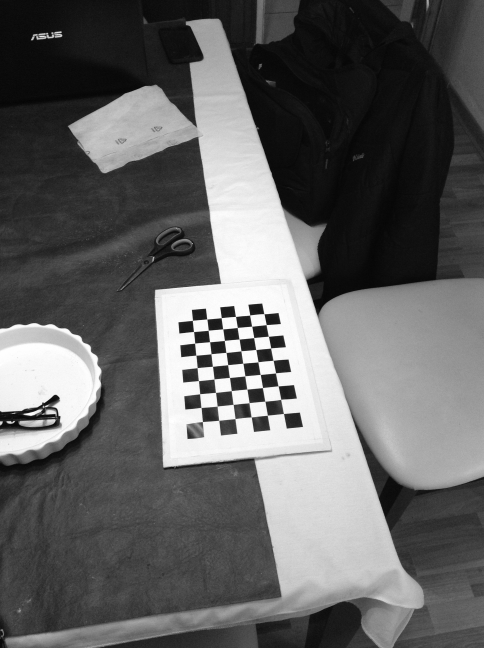
#> input picture img/calibracion/ipad/IMG_0464.JPG, 968 x 1296 px (shown at 1/2 size); its folder holds 4 pictures in this run
$ jupyter execute SFM.ipynb   (Python 2 division)   (older library calls are emulated)
#> lines starting #> are read from the running program, lines starting #| are printed output that depends on the picture
[cell 1]
import cv2
import matplotlib.pyplot as plot
from skimage.feature import (match_descriptors,corner_harris,corner_peaks,ORB,plot_matches,BRIEF)
import os
import numpy as np
from mpl_toolkits.mplot3d import Axes3D
import pcl

[cell 2]
#%matplotlib inline

[cell 3]
#matriz camara
# ----------------------------------------------------------------------->
#K = np.array([[2759.48/4, 0, 1520.69/4, 0, 2764.16/4,1006.81/4, 0, 0, 1]]).reshape(3, 3)
#d = np.array([0.0, 0.0, 0.0, 0.0, 0.0]).reshape(1, 5)
# ----------------------------------------------------------------------->
#K = np.array([56.9105,0,11.8698,0,56.9105,8.0418,0,0,1]).reshape(3, 3) #original tomada del .CAM
#d = np.array([8.641e-006, 0.0, 0.0, 0.0, 0.0]).reshape(1, 5) #matriz de distorsion original tomada del .CAM
#---------------------------------------------------
#ruta = "img/candela/ZCH0001/"
#ruta = "img/candela/ZCH0131/"
#-------------------iPad---------------------------------
K = np.array([1.36265690e+03,0.00000000e+00,1.64023565e+03,0.00000000e+00,1.53612235e+03,9.50141941e+02,0.00000000e+00,0.00000000e+00,1.00000000e+00]).reshape(3, 3) #original tomada del .CAM
d = np.array([0.08011418,-0.61232976,-0.01398522,0.01305635,1.65526059]).reshape(1, 5) #matriz de distorsion original tomada del .CAM

#---------------- Asus

#K = np.array([613.00047883,0.,612.00838457,0.,611.18905268,388.17479662,0.,0.,1.])
#d = np.array([1.50850584e-01,-4.06146770e+00,-1.36384820e-03,-7.87544469e-03,2.56253075e+01]).reshape(1, 5) #matriz de distorsion original tomada del .CAM
ruta = "img/calibracion/ipad/"

[cell 4]
lstFiles = []
lstDir = os.walk(ruta)
for root, dirs, files in lstDir:
    for fichero in files:
        (nombreFichero, extension) = os.path.splitext(fichero)
        if(extension == ".jpg" or extension == ".JPG"):
            img = cv2.imread(ruta+nombreFichero+extension,cv2.CV_8UC3)
#> img is the input picture: shape (1296, 968); min 2, max 255, mean 98.9
            #img = cv2.imread(ruta+nombreFichero+extension,1)
            if len(img.shape) == 2:
                img = cv2.cvtColor(img, cv2.COLOR_GRAY2BGR)
#> img: shape (1296, 968, 3)
            #img = cv2.resize(img,(0,0),fx=0.5, fy=0.5)
            lstFiles.append(img)
            #print (nombreFichero+extension)

[cell 5]
img1 = lstFiles[1]
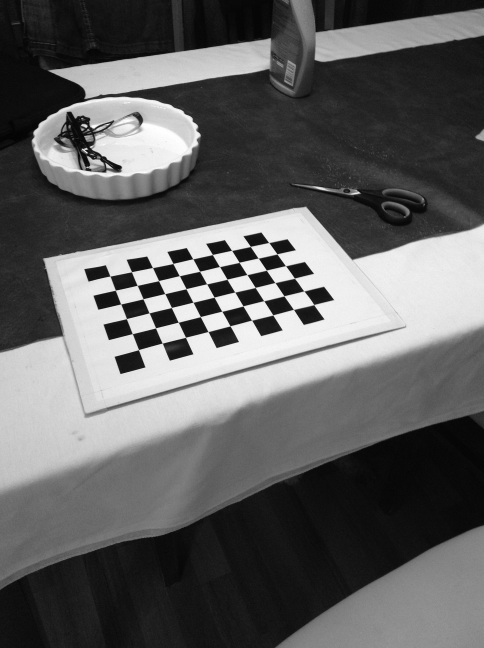
#> img1: shape (1296, 968, 3) (shown at 1/2 size); min 2, max 255, mean 97.2
img2 = lstFiles[0]

"""
#redimencion
if img1.shape[1] > 600:
    while img1.shape[1] > 2*600:
        img1 = cv2.pyrDown(img1)
        img2 = cv2.pyrDown(img2)
"""
img2 = cv2.undistort(img1, K, d)
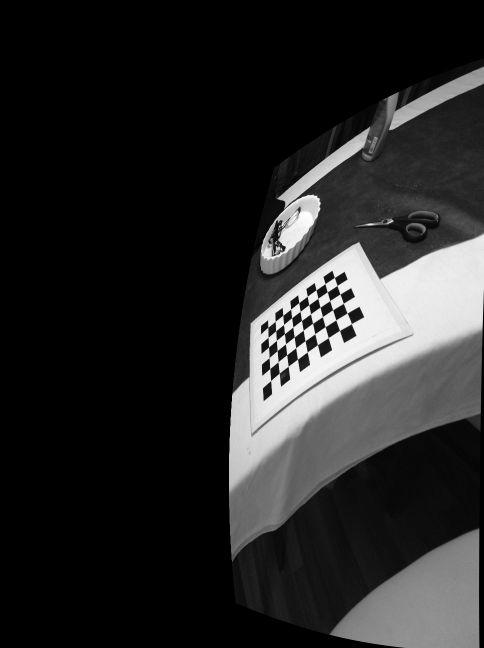
#> img2: shape (1296, 968, 3) (shown at 1/2 size); min 0, max 255, mean 39.1
#img2 = cv2.undistort(img2, K, d)

plot.imshow(img2)
plot.show()

[cell 6]
#ORB
surf = cv2.SIFT()
first_key_points, first_desc = surf.detectAndCompute(img1,None)
second_key_points, second_desc = surf.detectAndCompute(img2,None)

# match descriptors
matcher = cv2.BFMatcher(cv2.NORM_L1, True)
matches = matcher.match(first_desc, second_desc)

# generate lists of point correspondences
first_match_points = np.zeros((len(matches), 2), dtype=np.float32)
second_match_points = np.zeros_like(first_match_points)

for i in range(len(matches)):
        first_match_points[i] = first_key_points[matches[i].queryIdx].pt
        second_match_points[i] = second_key_points[matches[i].trainIdx].pt

[cell 7]
#matches = sorted(matches, key = lambda x:x.distance)
#img4 = cv2.drawMatches(img1,first_key_points,img2,second_key_points,matches,None)
#plot.imshow(img4)

[cell 8]
# matriz fundamental
retval,mask=cv2.findFundamentalMat(first_match_points,second_match_points,cv2.FM_RANSAC, 0.1, 0.99)
#Matriz esencial
E = K.T.dot(retval).dot(K)
retval

[cell 9]
#funcion que permite determinar si lo puntos se encuentra frente a la camara o no
def _in_front_of_both_cameras(first_points, second_points, rot, trans):
    rot_inv = rot
    for first, second in zip(first_points, second_points):
        first_z = np.dot(rot[0, :] - second[0]*rot[2, :],trans) / np.dot(rot[0, :] - second[0]*rot[2, :],second)
        first_3d_point = np.array([first[0] * first_z,second[0] * first_z, first_z])
        second_3d_point = np.dot(rot.T, first_3d_point) - np.dot(rot.T,trans)
        if first_3d_point[2] < 0 or second_3d_point[2] < 0:
            return False
    return True

[cell 10]
#procedimiento dudoso

first_inliers = []
second_inliers = []
for i in range(len(mask)):
    if mask[i]:
        # normalize and homogenize the image coordinates
        first_inliers.append(np.linalg.inv(K).dot([first_match_points[i][0],first_match_points[i][1], 1.0]))
        second_inliers.append( np.linalg.inv(K).dot([second_match_points[i][0],second_match_points[i][1], 1.0]))

U,s,V= np.linalg.svd(E)
W = np.array([0.0, -1.0, 0.0, 1.0, 0.0, 0.0, 0.0, 0.0,1.0]).reshape(3, 3)
R = U.dot(W).dot(V) # U*W*V.T --> otra biblografia
T = U[:,2]


if not _in_front_of_both_cameras(first_inliers,second_inliers,R, T):
    # Second choice: R = U * W * Vt, T = -u_3
    T = - U[:, 2]
    print "entro0"

if not _in_front_of_both_cameras(first_inliers,second_inliers,R, T):
    # Third choice: R = U * Wt * Vt, T = u_3
    print "entro1"
    R = U.dot(W.T).dot(V)
    T = U[:, 2]
    if not _in_front_of_both_cameras(first_inliers,second_inliers, R, T):
        # Fourth choice: R = U * Wt * Vt, T = -u_3
        print "entro2"
        T = - U[:, 2]

first_inliers = np.array(first_inliers)
second_inliers = np.array(second_inliers)

[cell 11]
#validando matriz de rotacion ---> si el determinante es 1 o -1 todo OK.
np.linalg.det(R)
first_inliers.shape
#> Out = (12, 3)

[cell 12]
#P1 =np.array([[1,0,0,0],[0,1,0,0],[0,0,1,0]]) #matriz de camara canonica! manera pro:
P1 = np.hstack((np.eye(3), np.zeros((3, 1))))
P2 = np.hstack((R, T.reshape(3, 1))) # P2 = [R|T]
#P2 = np.array([[R[0][0],R[0][1],R[0][2],T[0]],[R[1][0],R[1][1],R[1][2],T[1]],[R[2][0],R[2][1],R[2][2],T[2]]]) #[R|t]

[cell 13]
first_inliers1 = first_inliers.reshape(-1, 3)[:, :2]
second_inliers2 = second_inliers.reshape(-1,3)[:,:2]
triangulacion = cv2.triangulatePoints(P1,P2,first_inliers1.T,second_inliers2.T).T

[cell 14]
#triangulacion
pts3D = triangulacion[:, :3]/np.repeat(triangulacion[:, 3], 3).reshape(-1, 3)

[cell 15]
first_inliers.shape
#> Out = (12, 3)

[cell 16]
def linearTriangulation(u1, P1, u2, P2):
        A = np.array([u1[0]*P1[2, 0] - P1[0, 0], u1[0]*P1[2, 1] - P1[0, 1],
                      u1[0]*P1[2, 2] - P1[0, 2], u1[1]*P1[2, 0] - P1[1, 0],
                      u1[1]*P1[2, 1] - P1[1, 1], u1[1]*P1[2, 2] - P1[1, 2],
                      u2[0]*P2[2, 0] - P2[0, 0], u2[0]*P2[2, 1] - P2[0, 1],
                      u2[0]*P2[2, 2] - P2[0, 2], u2[1]*P2[2, 0] - P2[1, 0],
                      u2[1]*P2[2, 1] - P2[1, 1],
                      u2[1]*P2[2, 2] - P2[1, 2]]).reshape(4, 3)

        B = np.array([-(u1[0]*P1[2, 3] - P1[0, 3]),
                      -(u1[1]*P1[2, 3] - P1[1, 3]),
                      -(u2[0]*P2[2, 3] - P2[0, 3]),
                      -(u2[1]*P2[2, 3] - P2[1, 3])]).reshape(4, 1)

        ret, X = cv2.solve(A, B, flags=cv2.DECOMP_SVD)
        return X.reshape(1, 3)

[cell 17]
"""unos = np.ones((first_inliers1.shape[0],1))
u1 = np.hstack((first_inliers1,unos)) # normalizado a x,y,1
u2 = np.hstack((second_inliers2,unos)) # normalizado a x,y,1
X  = []
for i in range(first_inliers1.shape[0]):
    uf =  np.linalg.inv(K) * u1[i]
    us = np.linalg.inv(K) * u2[i]
    x = linearTriangulation(uf[0],P1,us[0],P2)
    X.append(x[0])
np.array(X).shape

cloud = pcl.PointCloud(np.array(np.concatenate((X,pts3D)), dtype=np.float32))

fil = cloud.make_statistical_outlier_filter()
fil.set_mean_k (50)
fil.set_std_dev_mul_thresh (1.0)
fil.filter().to_file("prueba.pcd")
"""

[cell 18]
# plot with matplotlib
Ys = pts3D[:, 0]
Zs = pts3D[:, 1]
Xs = pts3D[:, 2]
# ------------------------->
fig = plot.figure()
ax = fig.add_subplot(111, projection='3d')
ax.scatter(Xs, Ys, Zs, c='r', marker='o')
ax.set_xlabel('Y')
ax.set_ylabel('Z')
ax.set_zlabel('X')
#ax.set_aspect('equal')
plot.show()
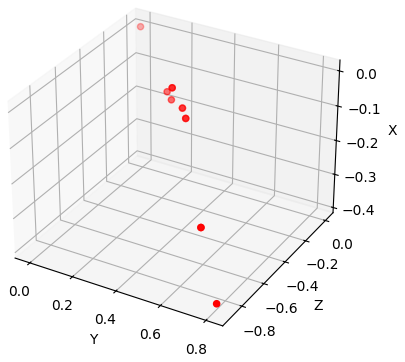
#> figure drawn by matplotlib, 1 panel
